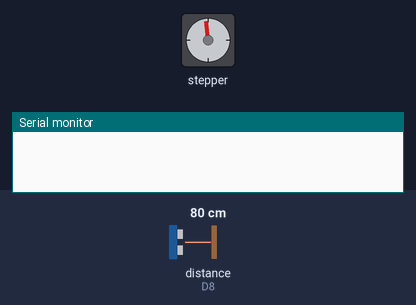
Bench run of a program on a simulated Arduino Uno R4 WiFi. Parts: stepper motor, the last lines printed to the serial monitor. The inputs (shaded band) are chosen by the test bench; at power-on: distance to the obstacle (sensor on D8) 80 cm. The local clock reads 2024-03-15 10:24:30 at power-on unless the program sets it; raw I2C reads return 0; stepper angles assume 200 steps per turn.

Above: at 0.43 s.
At 13.2 s:
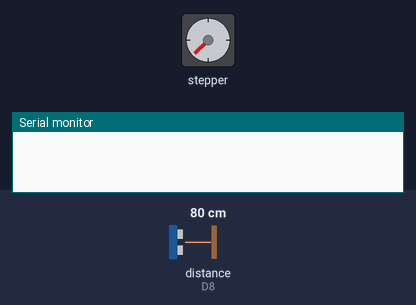
At 27.6 s:
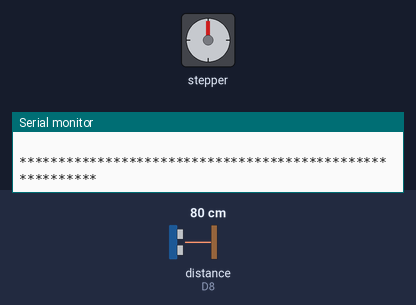
At 39.78 s:
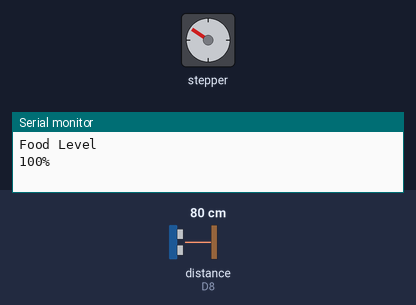
Timing chart, 0 to 40.0 s (numbered marks = the images above):
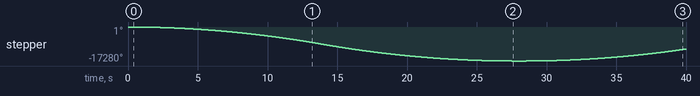

The program:

main.cpp
```cpp
// Include the AccelStepper Library
#include <AccelStepper.h>
#include <Wire.h>
#include <uRTCLib.h>
#include <NewPing.h>
#include <DHT.h>

unsigned char low_data[8] = {0};
unsigned char high_data[12] = {0};

#define NO_TOUCH       0xFE
#define THRESHOLD      100
#define ATTINY1_HIGH_ADDR   0x78
#define ATTINY2_LOW_ADDR   0x77


#define DHT11_PIN 13

DHT dht11(DHT11_PIN, DHT11);

// Define pin connections
const int dirPin = 6;
const int stepPin = 5;
int day, hour, minute, dayOfWeek, w_lv_value, food_lv;

// Define motor interface type
#define motorInterfaceType 1

uRTCLib rtc(0x68);
NewPing sonar(7, 8, 20);

void getHigh12SectionValue(void)
{
  memset(high_data, 0, sizeof(high_data));
  Wire.requestFrom(ATTINY1_HIGH_ADDR, 12);
  while (12 != Wire.available());

  for (int i = 0; i < 12; i++) {
    high_data[i] = Wire.read();
  }
  delay(10);
}

void getLow8SectionValue(void)
{
  memset(low_data, 0, sizeof(low_data));
  Wire.requestFrom(ATTINY2_LOW_ADDR, 8);
  while (8 != Wire.available());

  for (int i = 0; i < 8 ; i++) {
    low_data[i] = Wire.read(); // receive a byte as character
  }
  delay(10);
}

void check()
{
  int sensorvalue_min = 250;
  int sensorvalue_max = 255;
  int low_count = 0;
  int high_count = 0;
    uint32_t touch_val = 0;
    uint8_t trig_section = 0;
    low_count = 0;
    high_count = 0;
    getLow8SectionValue();
    getHigh12SectionValue();

    Serial.println("low 8 sections value = ");
    for (int i = 0; i < 8; i++)
    {
      Serial.print(low_data[i]);
      Serial.print(".");
      if (low_data[i] >= sensorvalue_min && low_data[i] <= sensorvalue_max)
      {
        low_count++;
      }
      if (low_count == 8)
      {
        Serial.print("      ");
        Serial.print("PASS");
      }
    }
    Serial.println("  ");
    Serial.println("  ");
    Serial.println("high 12 sections value = ");
    for (int i = 0; i < 12; i++)
    {
      Serial.print(high_data[i]);
      Serial.print(".");

      if (high_data[i] >= sensorvalue_min && high_data[i] <= sensorvalue_max)
      {
        high_count++;
      }
      if (high_count == 12)
      {
        Serial.print("      ");
        Serial.print("PASS");
      }
    }

    Serial.println("  ");
    Serial.println("  ");

    for (int i = 0 ; i < 8; i++) {
      if (low_data[i] > THRESHOLD) {
        touch_val |= 1 << i;

      }
    }
    for (int i = 0 ; i < 12; i++) {
      if (high_data[i] > THRESHOLD) {
        touch_val |= (uint32_t)1 << (8 + i);
      }
    }

    while (touch_val & 0x01)
    {
      trig_section++;
      touch_val >>= 1;
    }
    Serial.print("water level = ");
    Serial.print(trig_section * 5);
    Serial.println("% ");
    Serial.println(" ");
    Serial.println("*********************************************************");
    delay(1000);
}

// Creates an instance
AccelStepper myStepper(motorInterfaceType, stepPin, dirPin);

void moveStepper(){
  myStepper.moveTo(-9600); // Set desired move: 800 steps (in quater-step resolution that's one rotation)
  myStepper.runToPosition(); // Moves the motor to target position w/ acceleration/ deceleration and it blocks until is in position
}
void moveStepperBack(){
  myStepper.moveTo(0);
  myStepper.runToPosition();
}

void readFood(int &food_lv){
  int val;
  val = sonar.ping_cm();
  food_lv = map(val,0,20,100,0);
  Serial.println("Food Level");
  Serial.print(food_lv);
  Serial.print("%");
}

void readTempHumi(float &humi, float &temp)
{
    humi = dht11.readHumidity();
    temp = dht11.readTemperature();
}

void rtcRead(int &dayOfWeek, int &day, int &hour, int &minute)
{
  rtc.refresh();
  dayOfWeek = rtc.dayOfWeek();
  day = rtc.day();
  hour = rtc.hour();
  minute = rtc.minute();
  Serial.print("Current Date & Time: ");

  Serial.print(day);
  Serial.print(" (");
  Serial.print(dayOfWeek);
  Serial.print(") ");

  Serial.print(hour);
  Serial.print(':');
  Serial.print(minute);
  Serial.println();
}

void setup() {
	// set the maximum speed, acceleration factor,
	// initial speed and the target position
  Serial.begin(115200);
  URTCLIB_WIRE.begin();
  Wire.begin();
  dht11.begin();
  rtc.set(0, 6, 14, 3, 28, 2, 24);
	myStepper.setMaxSpeed(1000);
	myStepper.setAcceleration(50);
	myStepper.setSpeed(200);
  myStepper.setCurrentPosition(0);
}

void loop() {

  moveStepper();
  rtcRead(dayOfWeek, day, hour, minute);
  check();
  readFood(food_lv);
  moveStepperBack();

}
```

Measured:
- by itself, stepper: turns 17280° counter-clockwise in 27.4 s, then 6089° clockwise in 11.5 s
